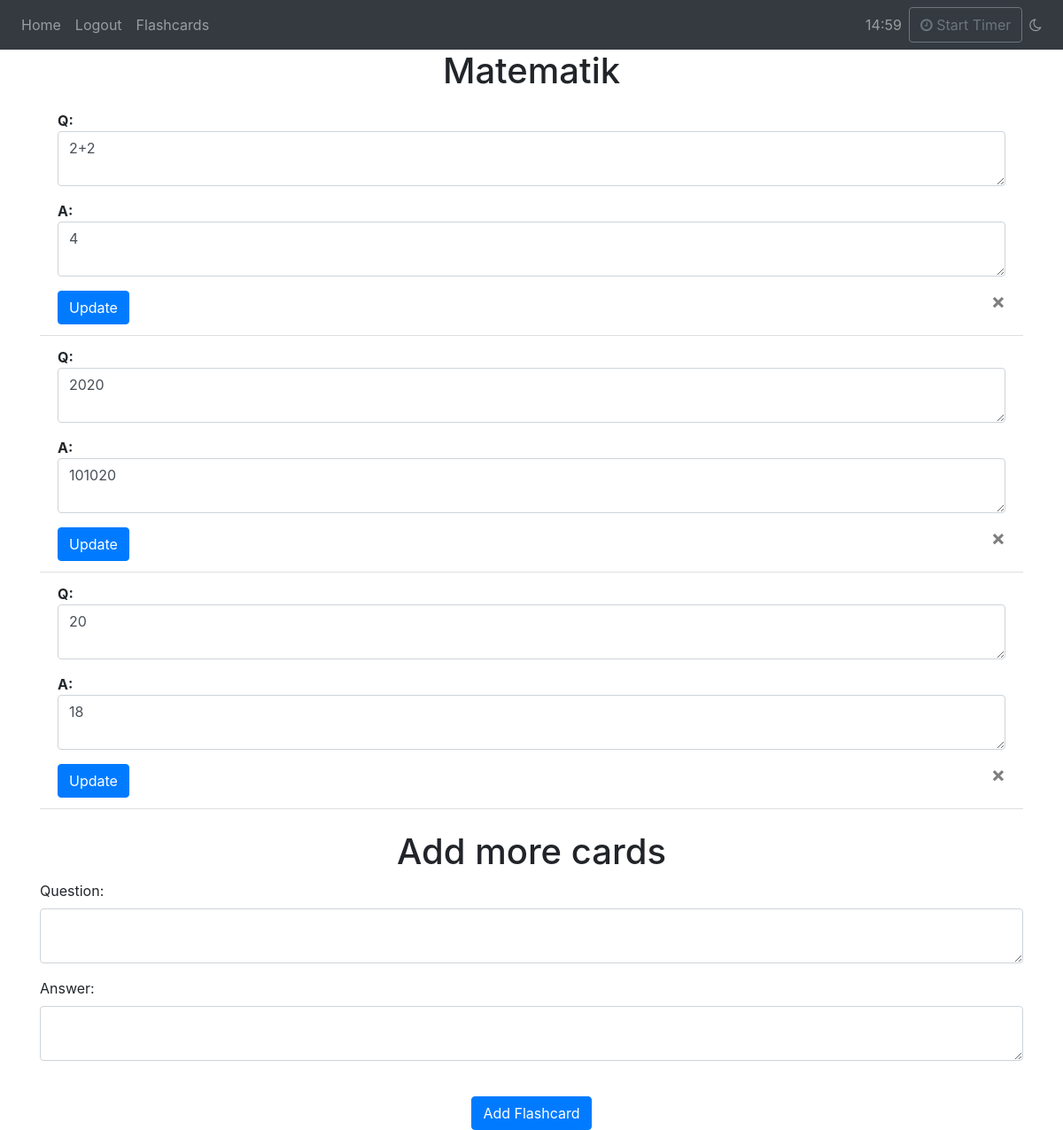
The page /editcards?stackId=7 (signed in) on the database its author committed.
### website/models.py (models this page shows)
class FlashcardStack(db.Model):
    id = db.Column(db.Integer, primary_key=True)
    title = db.Column(db.String(100), nullable=False)
    user_id = db.Column(db.Integer, db.ForeignKey("user.id"))
    flashcards = db.relationship("Flashcard", backref="stack", lazy=True)

class Flashcard(db.Model):
    id = db.Column(db.Integer, primary_key=True)
    question = db.Column(db.String(1000), nullable=False)
    answer = db.Column(db.String(1000), nullable=False)
    stack_id = db.Column(db.Integer, db.ForeignKey("flashcard_stack.id"), nullable=False)

### website/views.py (the view, shortened to what this page needs)
@views.route("/editcards", methods=["GET", "POST"])
@login_required
def editcards():
    stackId = request.args.get('stackId', None)
    if not stackId:
        flash('No stack ID provided.', category='error')
        return redirect(url_for('views.home'))
    stack = FlashcardStack.query.get(stackId)
    if not stack:
        flash('Stack not found.', 'error')
        return redirect(url_for('views.home'))
    return render_template("editcards.html", user=current_user, stack=stack)

### website/__init__.py (called while the page is built)
def create_app():
    app = Flask(__name__)
    app.config["SECRET_KEY"] = "hafswasd"
    app.config["SQLALCHEMY_DATABASE_URI"] = f"sqlite:///{DB_NAME}"
    db.init_app(app)
    from .views import views
    from .auth import auth
    app.register_blueprint(views, url_prefix="/")
    app.register_blueprint(auth, url_prefix="/")
    from .models import User, Note
    create_database(app)
    login_manager = LoginManager()
    login_manager.login_view = "auth.login"
    login_manager.init_app(app)
    @login_manager.user_loader
    def load_user(id):
        return User.query.get(int(id))
    return app

### website/templates/editcards.html (shortened to what this page needs)
{% extends "base.html" %} {% block title %}Home{% endblock %} {% block content
%}
<h1 align="center">{{ stack.title }}</h1>
<ul class="list-group list-group-flush" id="flashcards">
  {% for flashcard in stack.flashcards %}
  <li class="list-group-item">
    <form method="POST" action="/update_flashcard/{{ flashcard.id }}">
      <div class="form-group">
        <strong>Q:</strong>
        <textarea name="question" class="form-control">
{{ flashcard.question }}</textarea
        >
      </div>
      <div class="form-group">
        <strong>A:</strong>
        <textarea name="answer" class="form-control">
{{ flashcard.answer }}</textarea
        >
      </div>
      <button type="submit" class="btn btn-primary">Update</button>
      <button
        type="button"
        class="close"
        onclick="deleteFlashcard({{ flashcard.id }})"
      >
        <span aria-hidden="true">&times;</span>
      </button>
    </form>
  </li>
  {% endfor %}
</ul>
<br />
<h1 align="center">Add more cards</h1>
<form method="POST">
  <div class="form-group">
    <label for="question">Question:</label>
    <textarea name="question" id="question" class="form-control"></textarea>
  </div>
  <div class="form-group">
    <label for="answer">Answer:</label>
    <textarea name="answer" id="answer" class="form-control"></textarea>
  </div>
  <br />
  <div align="center">
    <button type="submit" class="btn btn-primary">Add Flashcard</button>
  </div>
</form>
{% endblock %}

### website/templates/base.html (style rules this page uses)
:root { --bg-dark: #50596c; --bg-darker: #5f6469; --bg-darkest: #343a40; --bg-answer: #333; --text-light: #d3d3d3; --border-color: #707070; }

### rows shown on the page
FlashcardStack: title "Matematik"
Flashcard: question "2+2", answer "4"
Flashcard: question "2020", answer "101020"
Flashcard: question "20", answer "18"
